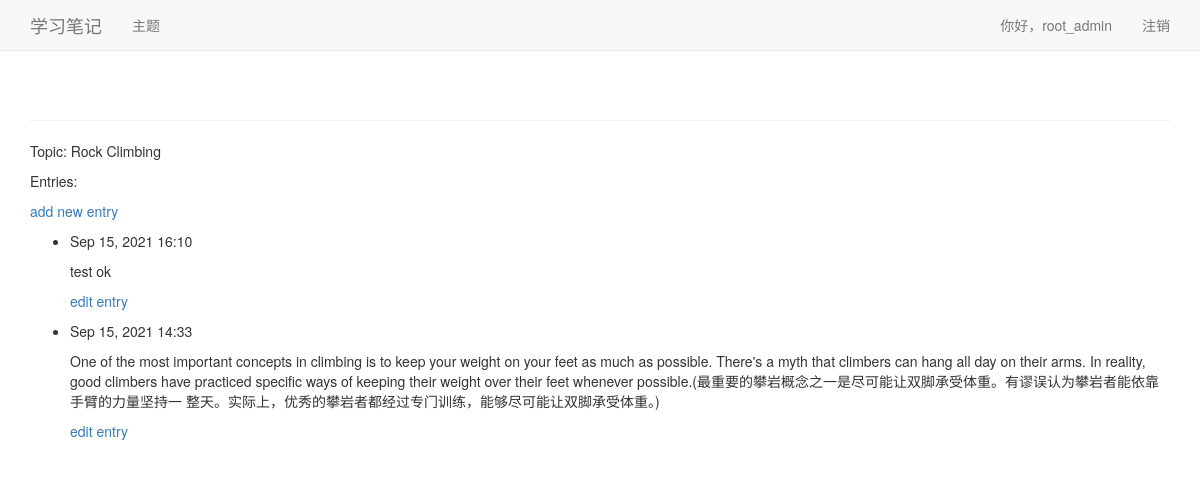
The page /topics/2/ (signed in) on the database its author committed.
### learning_logs/models.py (models this page shows, shortened)
class Topic(models.Model):
  text = models.CharField(max_length=200)
  data_added = models.DateTimeField(auto_now_add=True)
  owner = models.ForeignKey(User, on_delete=models.CASCADE)
  def __str__(self):
    return self.text

class Entry(models.Model):
  topic = models.ForeignKey(Topic, on_delete=models.CASCADE)
  text = models.TextField()
  data_added = models.DateTimeField(auto_now_add=True)
  class Meta:
    verbose_name_plural = 'entries'

### learning_logs/views.py (the view)
# urls.py: path('topics/<topic_id>/', views.topic, name='topic'),
@login_required
def topic(request, topic_id):
  topic = Topic.objects.get(id=topic_id)
  check_topic_owner(request, topic)
  entries = topic.entry_set.order_by('-data_added')
  context = {'topic': topic, 'entries': entries}
  return render(request, 'learning_logs/topic.html', context)

### learning_logs/views.py (called while the page is built)
def check_topic_owner(request, topic):
  if topic.owner != request.user:
    raise Http404

### learning_logs/templates/learning_logs/topic.html
{% extends 'learning_logs/base.html' %}
{% block content %}
  <p>Topic: {{ topic }}</p>
  <p>Entries:</p>
  <p>
    <a href="{% url 'new_entry' topic.id %}">add new entry</a>
  </p>
  <ul>
    {% for entry in entries %}
      <li>
        <p>{{ entry.data_added|date:'M d, Y H:i' }}</p>
        <p>{{ entry.text|linebreaks }}</p>
        <p>
          <a href="{% url 'edit_entry' entry.id %}">edit entry</a>
        </p>
      </li>
      {% empty %}
      <li>
        There are no entries for this topic yet.
      </li>
    {% endfor %}
  </ul>
{% endblock content %}

### learning_logs/templates/learning_logs/base.html (shortened to what this page needs)
{% load bootstrap3 %}
<!DOCTYPE html>
<html lang="zh-cmn-Hans">
<head>
  {% bootstrap_css %}
</head>
<body>
  <nav class="navbar navbar-default navbar-static-top">
    <div class="container">
      <div class="navbar-header">
        <a class="navbar-brand" href="{% url 'index' %}">学习笔记</a>
      </div>
      <div id="navbar" class="navbar-collapse collapse">
        <ul class="nav navbar-nav">
          <li><a href="{% url 'topics' %}">主题</a></li>
        </ul>
        <ul class="nav navbar-nav navbar-right">
          {% if user.is_authenticated %}
            <li><a>你好，{{ user.username }}</a></li>
            <li><a href="{% url 'logout' %}">注销</a></li>
          {% else %}
            <li><a href="{% url 'register' %}">注册</a></li>
            <li><a href="{% url 'login' %}">登录</a></li>
          {% endif %}
        </ul>
      </div>
    </div>
  </nav>
  <div class="container">
    <div class="page-header">
    </div>
    <div>
      {% block content %}{% endblock content %}
    </div>
  </div>
</body>
</html>

### rows shown on the page
Topic: text "Rock Climbing"
Entry: data_added "Sep 15, 2021 16:10", text "test ok"
Entry: data_added "Sep 15, 2021 14:33", text "One of the most important concepts in climbing is to keep your weight on your feet as much as possible. There's a myth that climbers can hang all day on their arms. In reality, good climbers have practiced specific ways of keeping their weight over their feet whenever possible.(最重要的攀岩概念之一是尽可能让双脚承受体重。有谬误认为攀岩者能依靠手臂的力量坚持一 整天。实际上，优秀的攀岩者都经过专门训练，能够尽可能让双脚承受体重。)"

### other values the page prints
{{ user.username }} "root_admin"
